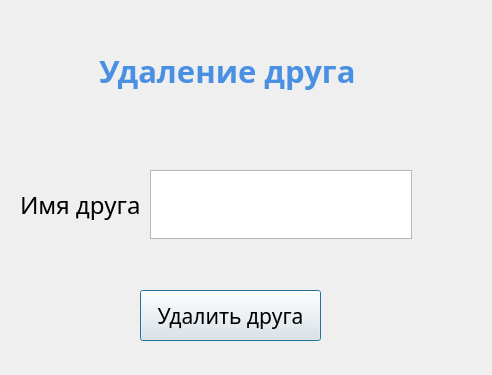
<?xml version="1.0" encoding="UTF-8"?>
<ui version="4.0">
 <class>Dialog</class>
 <widget class="QDialog" name="Dialog">
  <property name="geometry">
   <rect>
    <x>0</x>
    <y>0</y>
    <width>492</width>
    <height>375</height>
   </rect>
  </property>
  <property name="windowTitle">
   <string>Dialog</string>
  </property>
  <property name="styleSheet">
   <string notr="true">background: qlineargradient(
    x1: 0, y1: 0, x2: 1, y2: 1, 
    stop: 0 #A8D8FF, stop: 1 #F0E1FF
);
font-family: &quot;Noto Sans&quot;;</string>
  </property>
  <widget class="QPushButton" name="add_friend">
   <property name="geometry">
    <rect>
     <x>140</x>
     <y>290</y>
     <width>181</width>
     <height>51</height>
    </rect>
   </property>
   <property name="font">
    <font>
     <family>Noto Sans</family>
     <pointsize>16</pointsize>
    </font>
   </property>
   <property name="styleSheet">
    <string notr="true">color: #000000</string>
   </property>
   <property name="text">
    <string>Удалить друга</string>
   </property>
  </widget>
  <widget class="QLabel" name="username_label">
   <property name="geometry">
    <rect>
     <x>20</x>
     <y>170</y>
     <width>121</width>
     <height>69</height>
    </rect>
   </property>
   <property name="font">
    <font>
     <family>Noto Sans</family>
     <pointsize>18</pointsize>
    </font>
   </property>
   <property name="styleSheet">
    <string notr="true">color: #000000;</string>
   </property>
   <property name="text">
    <string>Имя друга</string>
   </property>
  </widget>
  <widget class="QLabel" name="label">
   <property name="geometry">
    <rect>
     <x>80</x>
     <y>10</y>
     <width>331</width>
     <height>121</height>
    </rect>
   </property>
   <property name="font">
    <font>
     <family>Noto Sans</family>
     <pointsize>23</pointsize>
     <bold>true</bold>
    </font>
   </property>
   <property name="styleSheet">
    <string notr="true">QLabel {
    color: #4A90E2;           /* Цвет текста — красивый синий */
/* Градиент от белого к светло-голубому */
    padding: 10px;            /* Отступы для текста */
    border-radius: 5px;       /* Скругленные углы */
    box-shadow: 2px 2px 10px rgba(0, 0, 0, 0.1);  /* Тень для заголовка */
}

QLabel:hover {
    color: #1A73E8;  /* Изменение цвета текста при наведении */
}

QLabel:focus {
    border: 2px solid #4A90E2;  /* Подсветка синей рамкой при фокусе */
}
</string>
   </property>
   <property name="text">
    <string>Удаление друга</string>
   </property>
  </widget>
  <widget class="QTextEdit" name="textEdit">
   <property name="geometry">
    <rect>
     <x>150</x>
     <y>170</y>
     <width>262</width>
     <height>69</height>
    </rect>
   </property>
   <property name="styleSheet">
    <string notr="true">color: #000000</string>
   </property>
  </widget>
 </widget>
 <resources/>
 <connections/>
</ui>
